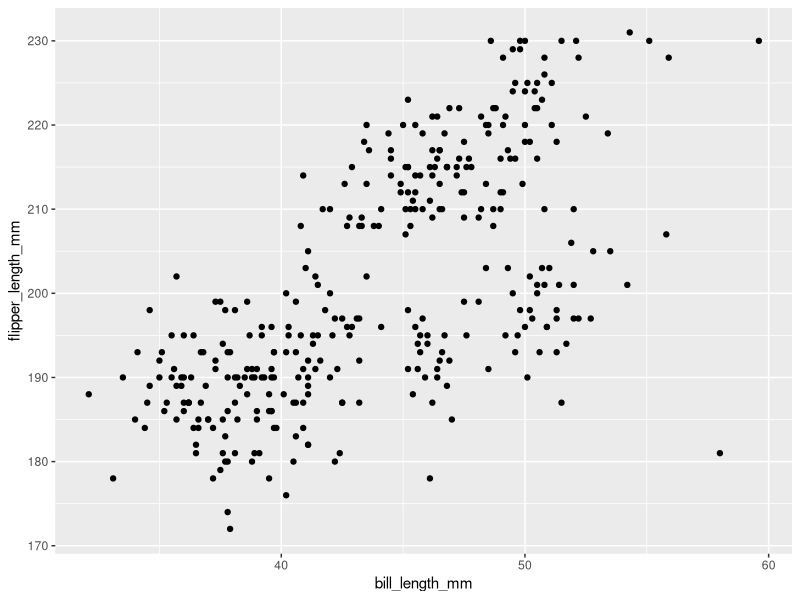
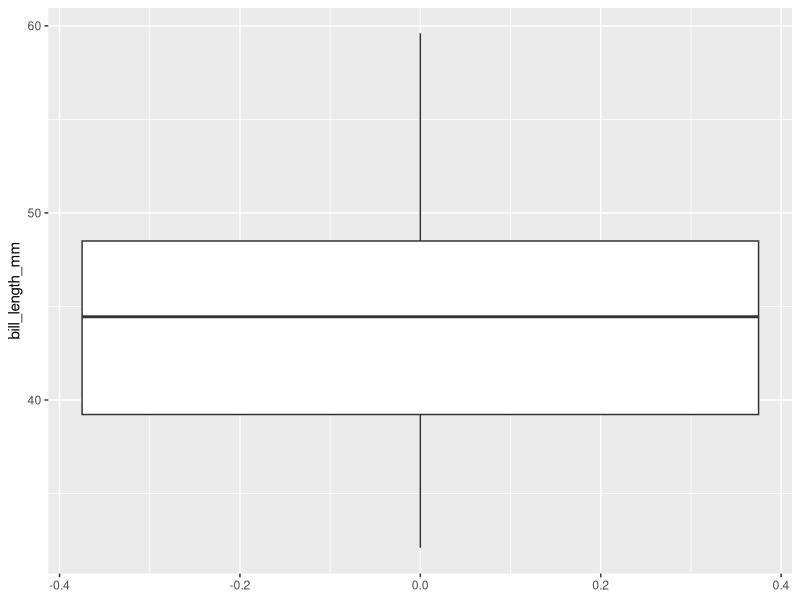
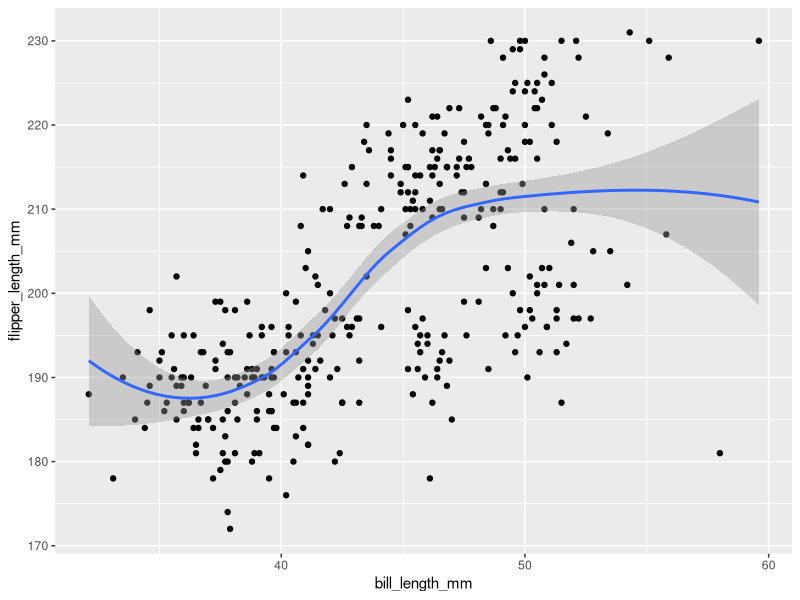
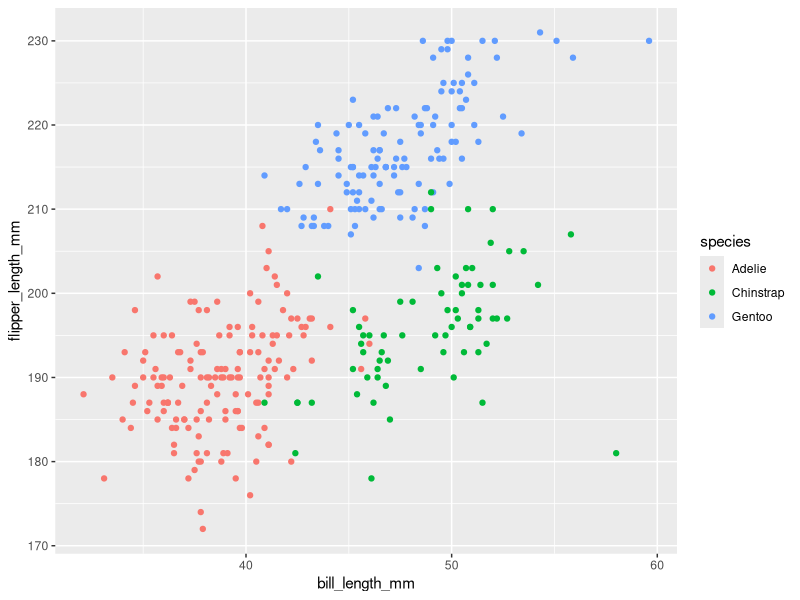
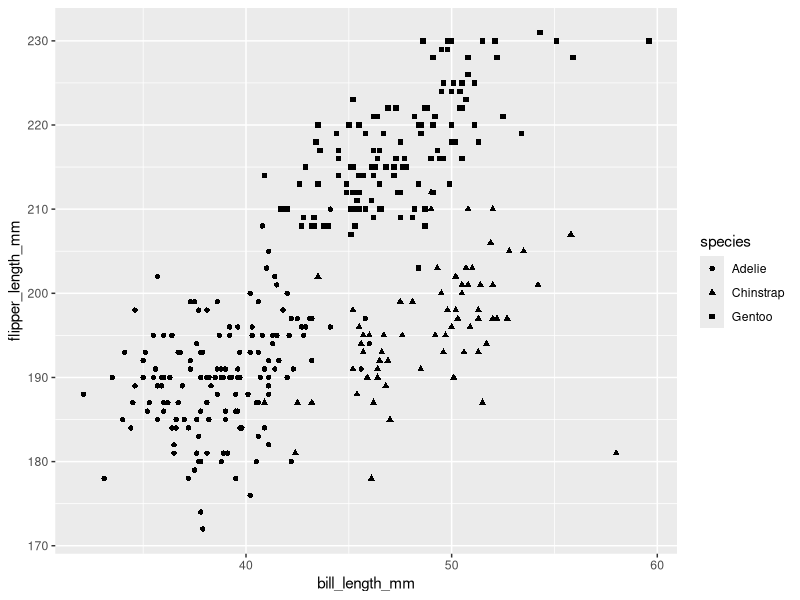
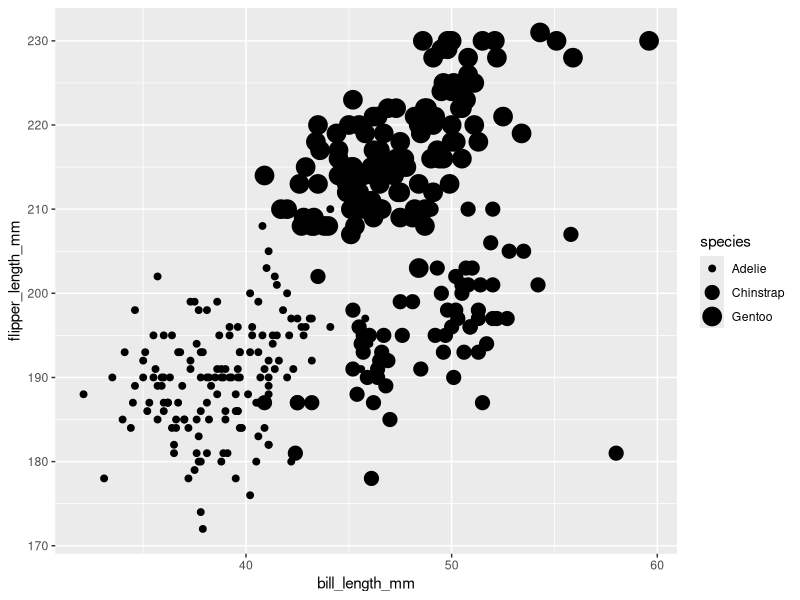
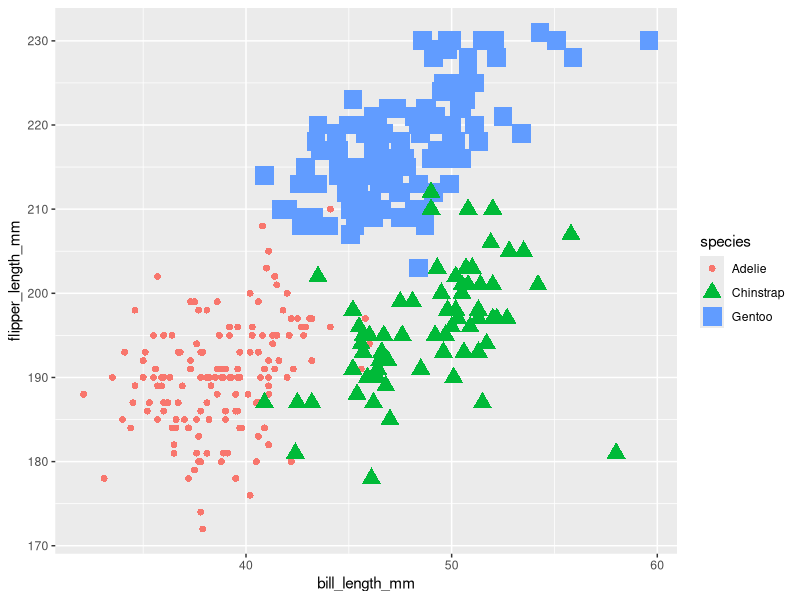
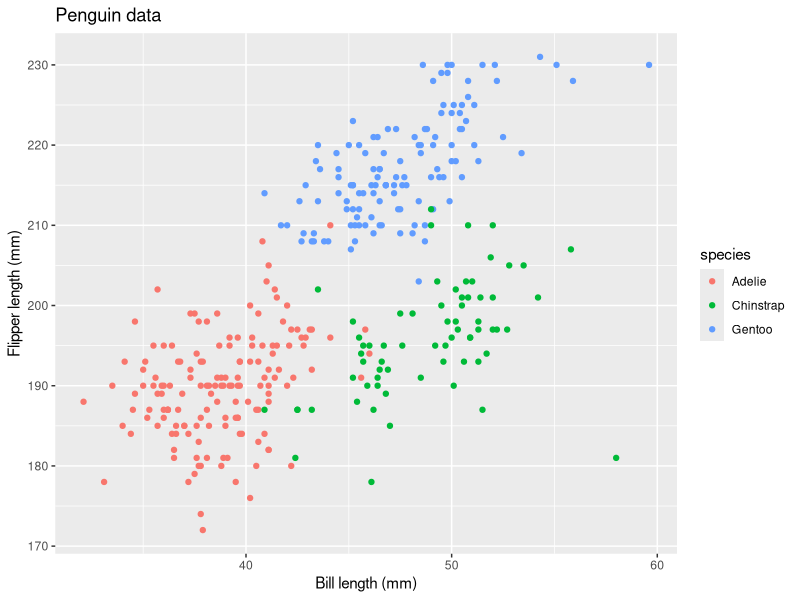

Source code (R) for these figures, in order:
## ---- chunk 1
#| class-output: outputcode
#| eval: true
#| include: false
library(palmerpenguins)
library(tidyverse)
## ---- chunk 2
#| class-output: outputcode
#| eval: true
#| warning: false
ggplot(
    data = penguins, # data
    aes(x = bill_length_mm, y = flipper_length_mm)  # aesthetic
) + 
  geom_point()  # layer
## ---- chunk 3
#| class-output: outputcode
#| eval: true
#| warning: false
ggplot(
    data = penguins,  # data
    aes(y = bill_length_mm)  # aesthetic
) + 
    geom_boxplot()  # layer
## ---- chunk 4
#| class-output: outputcode
#| eval: true
#| warning: false
ggplot(
    data = penguins,  # data
    aes(x = bill_length_mm, y = flipper_length_mm)  # aesthetic
) + 
    geom_point() +  # layer 1
    geom_smooth()  # << # layer 2 
## ---- chunk 5
#| class-output: outputcode
#| eval: true
#| warning: false
ggplot(
    data = penguins, 
    aes(
        x = bill_length_mm, 
        y = flipper_length_mm,
        colour = species  # <<
    )
) + 
    geom_point() 
## ---- chunk 6
#| class-output: outputcode
#| eval: true
#| warning: false
ggplot(
    data = penguins, 
    aes(
        x = bill_length_mm, 
        y = flipper_length_mm,
        shape = species  # <<
    )
) +
    geom_point() 
## ---- chunk 7
#| class-output: outputcode
#| eval: true
#| warning: false
ggplot(
    data = penguins, 
    aes(
        x = bill_length_mm, 
        y = flipper_length_mm,
        size = species  # <<
    )
) +
    geom_point() 
## ---- chunk 8
#| class-output: outputcode
#| eval: true
#| warning: false
ggplot(
    data = penguins, 
    aes(
        x = bill_length_mm, 
        y = flipper_length_mm,
        colour = species,  # <<
        shape = species,  # <<
        size = species  # <<
    )
) +  
    geom_point() 
## ---- chunk 9
#| class-output: outputcode
#| eval: true
#| warning: false
ggplot(
    data = penguins, 
    aes(
        x = bill_length_mm, 
        y = flipper_length_mm,
        colour = species
    )
) +  
    geom_point() +
    xlab("Bill length (mm)") +  # <<
    ylab("Flipper length (mm)") +  # <<
    ggtitle("Penguin data")  # <<
## ---- chunk 10
#| class-output: outputcode
#| eval: true
#| warning: false
ggplot(
    data = penguins, 
    aes(
        x = bill_length_mm, 
        y = flipper_length_mm,
        colour = species
    )
) + 
    geom_point() +
    labs(
        x = "Bill length (mm)",  # <<
        y = "Flipper length (mm)",  # <<
        title = "Penguin data",  # <<
        subtitle = "Scatterplot by species"  # <<
    )
## ---- chunk 11
#| class-output: outputcode
#| eval: true
#| warning: false
ggplot(
    data = penguins, 
    aes(
        x = bill_length_mm, 
        y = flipper_length_mm,
        colour = species
    )
) + 
    geom_point() +
    labs(
        x = "Bill length (mm)",  
        y = "Flipper length (mm)",
        title = "Penguin data",  
        subtitle = "Scatterplot by species"
    ) + 
    theme_bw()  # <<
